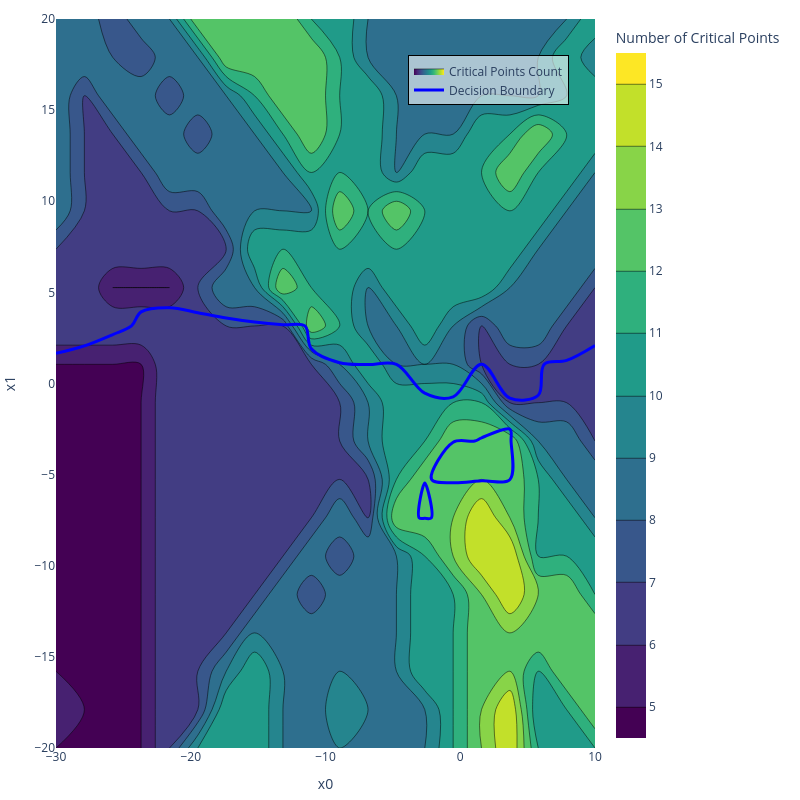

Notebook source saved alongside this figure:
### Code cell
fig = go.Figure()
fig.add_trace(
    go.Contour(
        x=x_range,
        y=y_range,
        z=num_critical_points,
        contours=dict(
            start=num_critical_points.min(),
            end=num_critical_points.max(),
            size=1,
        ),
        colorscale="Viridis",
        showscale=True,
        colorbar=dict(title="Number of Critical Points"),
        name="Critical Points Count",
        showlegend=True,
    )
)
fig.add_trace(
    go.Contour(
        x=x_range,
        y=y_range,
        z=Z,
        contours=dict(start=0, end=0, coloring="lines"),
        colorscale=[[0, "blue"], [1, "blue"]],
        showscale=False,
        line=dict(width=3),
        name="Decision Boundary",
        showlegend=True,
    )
)
fig.update_layout(
    margin=dict(l=10, r=10, t=10, b=10),
            legend=dict(
                x=0.95,
                y=0.95,
                xanchor="right",
                yanchor="top",
                bgcolor="rgba(255,255,255,0.6)",  # optional: semi-transparent background
                bordercolor="black",
                borderwidth=1,
            ),
            xaxis=dict(showgrid=False, zeroline=False),
            yaxis=dict(showgrid=False, zeroline=False),
            xaxis_title="x0",
            yaxis_title="x1",
            width=800,
            height=800,
)


fig.show()

### Figure 1 — Plotly figure (JSON) as saved in the notebook; plotly's stock layout.template omitted (floating-point values rounded to 4 significant figures; data arrays with more than 128 entries replaced by an {"elided": "..."} marker saying what was removed)
{"data": [{"colorbar": {"title": {"text": "Number of Critical Points"}}, "colorscale": [[0, "#440154"], [0.1111, "#482878"], [0.2222, "#3e4989"], [0.3333, "#31688e"], [0.4444, "#26828e"], [0.5556, "#1f9e89"], [0.6667, "#35b779"], [0.7778, "#6ece58"], [0.8889, "#b5de2b"], [1, "#fde725"]], "contours": {"end": 15, "size": 1, "start": 5}, "name": "Critical Points Count", "showlegend": true, "showscale": true, "type": "contour", "x": [-30.0, -27.89, -25.79, -23.68, -21.58, -19.47, -17.37, -15.26, -13.16, -11.05, -8.947, -6.842, -4.737, -2.632, -0.5263, 1.579, 3.684, 5.789, 7.895, 10.0], "y": [-20.0, -17.89, -15.79, -13.68, -11.58, -9.474, -7.368, -5.263, -3.158, -1.053, 1.053, 3.158, 5.263, 7.368, 9.474, 11.58, 13.68, 15.79, 17.89, 20.0], "z": {"elided": "20x20 float values"}}, {"colorscale": [[0, "blue"], [1, "blue"]], "contours": {"coloring": "lines", "end": 0, "start": 0}, "line": {"width": 3}, "name": "Decision Boundary", "showlegend": true, "showscale": false, "type": "contour", "x": [-30.0, -27.89, -25.79, -23.68, -21.58, -19.47, -17.37, -15.26, -13.16, -11.05, -8.947, -6.842, -4.737, -2.632, -0.5263, 1.579, 3.684, 5.789, 7.895, 10.0], "y": [-20.0, -17.89, -15.79, -13.68, -11.58, -9.474, -7.368, -5.263, -3.158, -1.053, 1.053, 3.158, 5.263, 7.368, 9.474, 11.58, 13.68, 15.79, 17.89, 20.0], "z": {"elided": "20x20 float values"}}], "layout": {"height": 800, "legend": {"bgcolor": "rgba(255,255,255,0.6)", "bordercolor": "black", "borderwidth": 1, "x": 0.95, "xanchor": "right", "y": 0.95, "yanchor": "top"}, "margin": {"b": 10, "l": 10, "r": 10, "t": 10}, "width": 800, "xaxis": {"showgrid": false, "title": {"text": "x0"}, "zeroline": false}, "yaxis": {"showgrid": false, "title": {"text": "x1"}, "zeroline": false}}}
